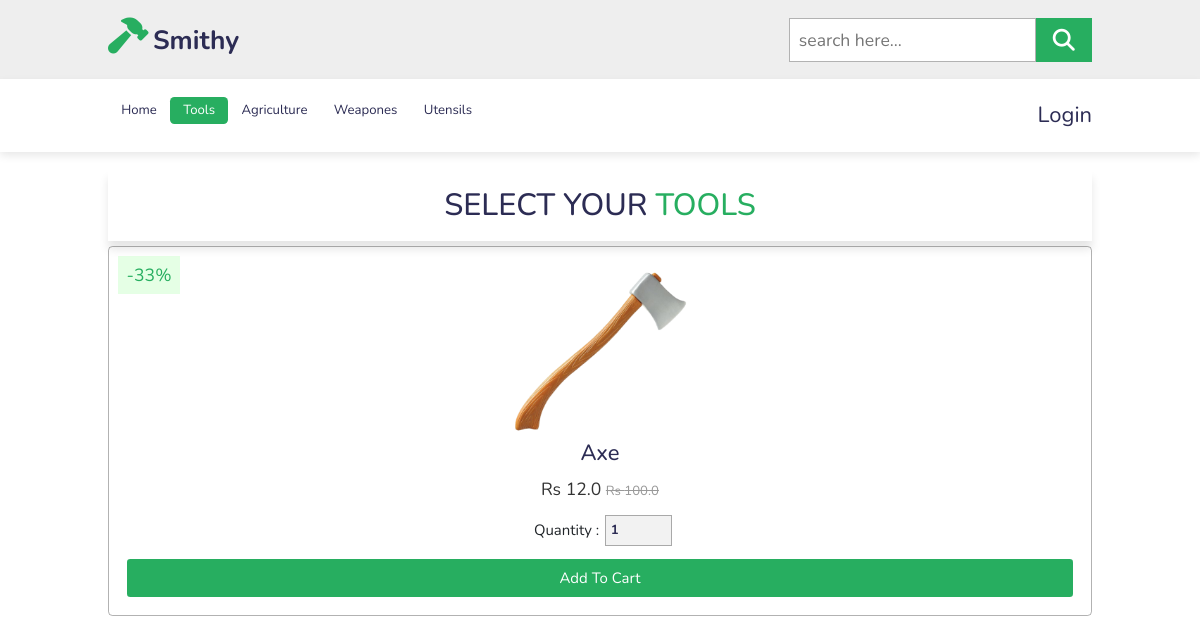
/tools/, run on the app's committed database.
### shop/models.py (models this page shows, shortened)
class Product(models.Model):
    title = models.CharField(max_length=100)
    selling_price = models.FloatField()
    discounted_price = models.FloatField()
    description = models.TextField()
    category = models.CharField(choices=CATEGORY_CHOICES, max_length=1)
    product_image = models.ImageField(upload_to='static/image/')

### shop/views.py (the view)
# urls.py: path('tools/', views.tools, name='tools'),
def tools(request):
    productData = Product.objects.all()
    data = {
        'productData' : productData
    }
    return render(request, 'shop/tools.html', data)

### shop/templates/shop/tools.html
{% extends 'base.html' %}
{% load static %}
{% block content %}
<section class="product" id="product">
    <h1 class="heading">Select Your <span>Tools</span></h1>
    <div class="box-container">
        {% for n in productData %}
        {% if n.category == "T" %}
        <div class="box">
            <span class="discount">-33%</span>
            <img src="/{{n.product_image}}" alt="image">
            <h3>{{n.title}}</h3>
            <div class="price"> Rs {{n.discounted_price}} <span> Rs {{n.selling_price}} </span> </div>
            <div class="quantity">
                <span>quantity : </span>
                <input type="number" min="1" max="1000" value="1">
            </div>
            <a href="#" class="btn">add to cart</a>
        </div>
        {% endif %}
        {% endfor %}
    </div>
</section>
{% endblock %}

### shop/static/shop/style.css (style rules this page uses)
:root { --green: #27ae60; --black: #2c2c54; }
* { font-family: 'Nunito', sans-serif; margin: 0; padding: 0; box-sizing: border-box; outline: none; border: none; text-decoration: none; text-transform: capitalize; transition: all .2s linear; }
html { font-size: 62.5%; overflow-x: hidden; scroll-padding-top: 6.5rem; scroll-behavior: smooth; }
a { text-decoration: none; }
section { padding: 2rem 9%; }
.btn { display: inline-block; margin-top: 1rem; background: var(--green); color: #fff; padding: .8rem 3rem; font-size: 1.7rem; text-align: center; cursor: pointer; }
.heading { text-align: center; color: var(--black); text-transform: uppercase; padding: 1rem; font-size: 3.5rem; padding-bottom: 2rem; }
.heading span { color: var(--green); text-transform: uppercase; }
.product .box-container { display: flex; flex-wrap: wrap; gap: 1.5rem; }
.product .box-container .box { flex: 1 1 30rem; text-align: center; padding: 2rem; border: .1rem solid rgba(0, 0, 0, .3); border-radius: .5rem; overflow: hidden; position: relative; }
.product .box-container .box img { height: 20rem; }
.product .box-container .box .discount { position: absolute; top: 1rem; left: 1rem; background: rgba(0, 255, 0, .1); color: var(--green); padding: .7rem 1rem; font-size: 2rem; }
.product .box-container .box h3 { color: var(--black); font-size: 2.5rem; }
.product .box-container .box .price { font-size: 2rem; color: #333; padding: .5rem 0; }
.product .box-container .box .price span { font-size: 1.5rem; color: #999; text-decoration: line-through; }
.product .box-container .box .quantity { display: flex; align-items: center; justify-content: center; padding-top: 1rem; padding-bottom: .5rem; }
.product .box-container .box .quantity span { padding: 0 .7rem; font-size: 1.7rem; }
.product .box-container .box .quantity input { border: .1rem solid rgba(0, 0, 0, .3); font-size: 1.5rem; font-weight: bolder; color: var(--black); padding: .5rem; background: rgba(0, 0, 0, .05); }
.product .box-container .box .btn { display: block; }
@media (max-width:1200px) { html { font-size: 55%; } }

### shop/static/shop/cart.css (style rules this page uses)
:root { --green: #27ae60; --black: #2c2c54; }
.btn { background-color: #27ae60; }
* { font-family: 'Nunito', sans-serif; margin: 0; padding: 0; box-sizing: border-box; outline: none; border: none; text-decoration: none; text-transform: capitalize; transition: all .2s linear; }
html { font-size: 62.5%; overflow-x: hidden; scroll-padding-top: 6.5rem; scroll-behavior: smooth; }
.heading { padding: 2rem; box-shadow: 0 1rem 1rem rgba(0, 0, 0, .1); text-align: center; color: var(--black); font-size: 3.5rem; }
.heading span { position: relative; color: var(--green); }
.quantity { display: flex; }
.quantity span { display: flex; align-items: center; justify-content: center; padding-top: 1rem; font-size: 1.8rem; padding: 0 .7rem; }
.quantity input { border: .1rem solid rgba(0, 0, 0, .3); font-size: 1.8rem; font-weight: bolder; color: var(--black); padding: .5rem; background: rgba(0, 255, 0, .1); }
@media (max-width:1200px) { html { font-size: 55%; } }

### data on the page
Product: product_image (picture), title "Axe", discounted_price "12.0", selling_price "100.0"
